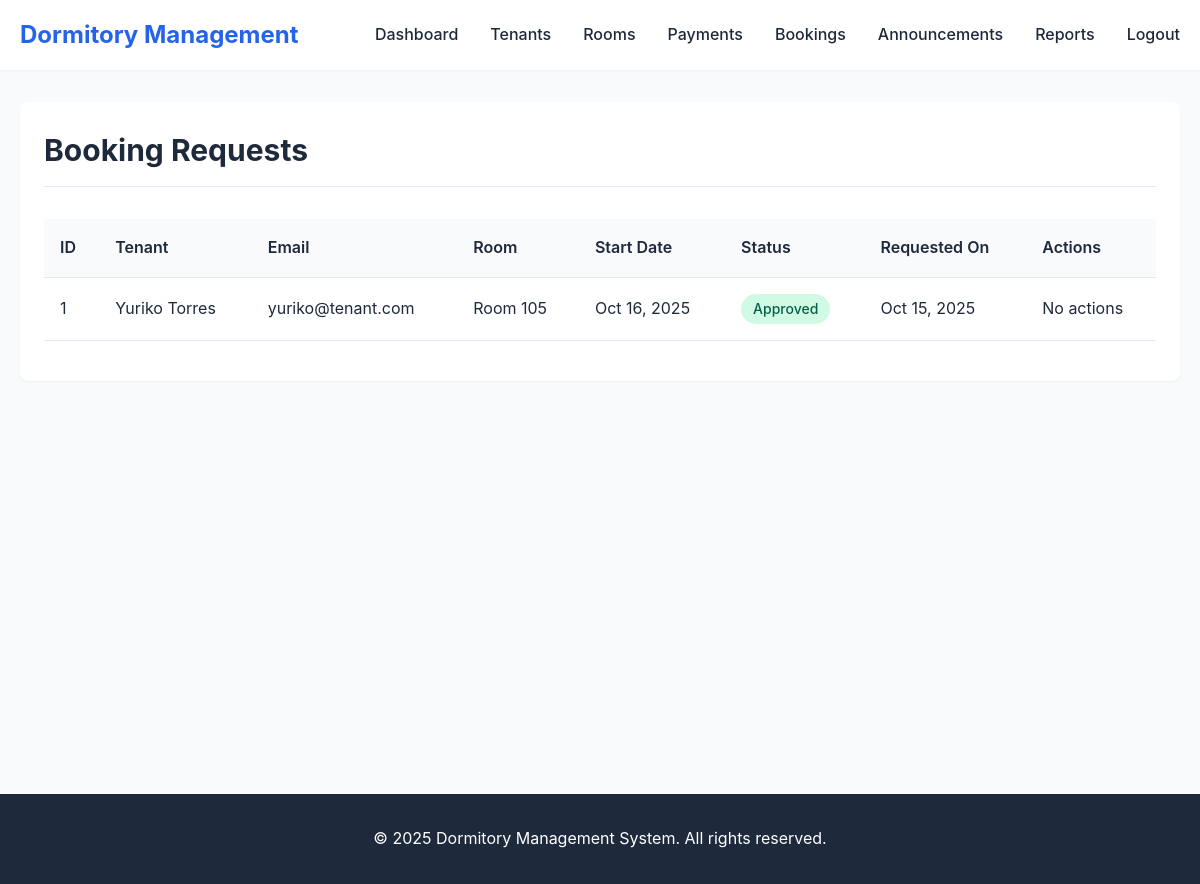
The app's page /admin/bookings.php (signed in) with its own data.
### tables this page shows
CREATE TABLE `bookings` (
  `id` int(11) NOT NULL,
  `room_id` int(11) NOT NULL,
  `tenant_id` int(11) NOT NULL,
  `start_date` date NOT NULL,
  `end_date` date DEFAULT NULL,
  `status` enum('pending','approved','rejected','cancelled') DEFAULT 'pending',
  `notes` text DEFAULT NULL,
  `created_at` timestamp NOT NULL DEFAULT current_timestamp(),
  `updated_at` timestamp NOT NULL DEFAULT current_timestamp() ON UPDATE current_timestamp()
);

CREATE TABLE `users` (
  `id` int(11) NOT NULL,
  `email` varchar(255) NOT NULL,
  `password` varchar(255) NOT NULL,
  `first_name` varchar(100) NOT NULL,
  `last_name` varchar(100) NOT NULL,
  `phone` varchar(20) DEFAULT NULL,
  `address` text DEFAULT NULL,
  `profile_picture` varchar(255) DEFAULT NULL,
  `role` enum('admin','tenant') DEFAULT 'tenant',
  `is_active` tinyint(1) DEFAULT 1,
  `email_verified` tinyint(1) DEFAULT 0,
  `remember_token` varchar(255) DEFAULT NULL,
  `two_factor_enabled` tinyint(1) DEFAULT 0,
  `created_at` timestamp NOT NULL DEFAULT current_timestamp(),
  `last_login` timestamp NULL DEFAULT NULL
);

CREATE TABLE `rooms` (
  `id` int(11) NOT NULL,
  `room_number` varchar(20) NOT NULL,
  `floor_number` int(11) DEFAULT NULL,
  `room_type` varchar(50) NOT NULL,
  `category` varchar(50) DEFAULT NULL,
  `capacity` int(11) NOT NULL,
  `price` decimal(10,2) NOT NULL,
  `status` enum('available','occupied','maintenance') DEFAULT 'available',
  `description` text DEFAULT NULL,
  `has_wifi` tinyint(1) DEFAULT 1,
  `has_ac` tinyint(1) DEFAULT 1,
  `has_bathroom` tinyint(1) DEFAULT 1,
  `photo` varchar(255) DEFAULT NULL,
  `created_at` timestamp NOT NULL DEFAULT current_timestamp(),
  `updated_at` timestamp NOT NULL DEFAULT current_timestamp() ON UPDATE current_timestamp()
);

### includes/functions.php (called while the page is built, shortened)
<?php
function format_date($date) {
    return date('M d, Y', strtotime($date));
}
?>

### admin/bookings.php (the view, shortened to what this page needs)
<?php
require_once '../config/database.php';
require_once '../includes/functions.php';
require_once '../includes/header.php';
$query = "
    SELECT b.*, r.room_number, u.first_name, u.last_name, u.email
    FROM bookings b
    JOIN rooms r ON b.room_id = r.id
    JOIN users u ON b.tenant_id = u.id
    ORDER BY b.created_at DESC
";
$result = $conn->query($query);
?>
<div class="container">
    <div class="card">
        <div class="card-header">
            <h2>Booking Requests</h2>
        </div>
        <div class="card-body">
            <?php if ($result && $result->num_rows > 0): ?>
                <div class="table-responsive">
                    <table class="table">
                        <thead>
                            <tr>
                                <th>ID</th>
                                <th>Tenant</th>
                                <th>Email</th>
                                <th>Room</th>
                                <th>Start Date</th>
                                <th>Status</th>
                                <th>Requested On</th>
                                <th>Actions</th>
                            </tr>
                        </thead>
                        <tbody>
                            <?php while ($booking = $result->fetch_assoc()): ?>
                                <tr>
                                    <td><?php echo $booking['id']; ?></td>
                                    <td><?php echo htmlspecialchars($booking['first_name'] . ' ' . $booking['last_name']); ?></td>
                                    <td><?php echo htmlspecialchars($booking['email']); ?></td>
                                    <td>Room <?php echo htmlspecialchars($booking['room_number']); ?></td>
                                    <td><?php echo format_date($booking['start_date']); ?></td>
                                    <td>
                                        <span class="badge badge-<?php
                                            echo $booking['status'] === 'approved' ? 'success' :
                                                ($booking['status'] === 'pending' ? 'warning' : 'danger');
                                        ?>">
                                            <?php echo ucfirst($booking['status']); ?>
                                        </span>
                                    </td>
                                    <td><?php echo format_date($booking['created_at']); ?></td>
                                    <td>
                                        <?php if ($booking['status'] === 'pending'): ?>
                                            <form method="POST" action="" style="display: inline-block;">
                                                <input type="hidden" name="csrf_token" value="<?php echo generate_csrf_token(); ?>">
                                                <input type="hidden" name="booking_id" value="<?php echo $booking['id']; ?>">
                                                <button type="submit" name="action" value="approve" class="btn btn-success" style="padding: 0.5rem 1rem; font-size: 0.875rem;">Approve</button>
                                                <button type="submit" name="action" value="reject" class="btn btn-danger" style="padding: 0.5rem 1rem; font-size: 0.875rem;">Reject</button>
                                            </form>
                                        <?php else: ?>
                                            <span class="text-muted">No actions</span>
                                        <?php endif; ?>
                                    </td>
                                </tr>
                            <?php endwhile; ?>
                        </tbody>
                    </table>
                </div>
            <?php else: ?>
                <p>No booking requests found.</p>
            <?php endif; ?>
        </div>
    </div>
</div>
<?php require_once '../includes/footer.php'; ?>

### assets/css/style.css (style rules this page uses)
* { margin: 0; padding: 0; box-sizing: border-box; }
:root { --primary-color: #2563eb; --primary-dark: #1e40af; --secondary-color: #64748b; --success-color: #10b981; --danger-color: #ef4444; --warning-color: #f59e0b; --info-color: #3b82f6; --light-bg: #f8fafc; --white: #ffffff; --text-dark: #1e293b; --text-light: #64748b; --border-color: #e2e8f0; --shadow-sm: 0 1px 2px 0 rgba(0, 0, 0, 0.05); --shadow-md: 0 4px 6px -1px rgba(0, 0, 0, 0.1); --shadow-lg: 0 10px 15px -3px rgba(0, 0, 0, 0.1); --border-radius: 8px; --transition: all 0.3s ease; }
body { font-family: -apple-system, BlinkMacSystemFont, 'Segoe UI', Roboto, 'Helvetica Neue', Arial, sans-serif; font-size: 16px; line-height: 1.6; color: var(--text-dark); background-color: var(--light-bg); }
.container { max-width: 1200px; margin: 0 auto; padding: 0 20px; }
.card { background-color: var(--white); border-radius: var(--border-radius); box-shadow: var(--shadow-sm); padding: 1.5rem; margin-bottom: 1.5rem; }
.card-header { font-size: 1.25rem; font-weight: 600; margin-bottom: 1rem; padding-bottom: 0.75rem; border-bottom: 1px solid var(--border-color); }
.card-body { padding: 1rem 0; }
.table-responsive { overflow-x: auto; }
.table { width: 100%; border-collapse: collapse; background-color: var(--white); }
.table thead { background-color: var(--light-bg); }
.table th, .table td { padding: 1rem; text-align: left; border-bottom: 1px solid var(--border-color); }
.table th { font-weight: 600; color: var(--text-dark); }
.badge { display: inline-block; padding: 0.25rem 0.75rem; font-size: 0.875rem; font-weight: 500; border-radius: 9999px; }
.badge-success { background-color: #d1fae5; color: #065f46; }

### records on screen
bookings: id "1", tenant.last_name "Yuriko Torres", tenant.email "yuriko@tenant.com", room.room_number "105", start_date "Oct 16, 2025", status "Approved", created_at "Oct 15, 2025", shows "No actions"
